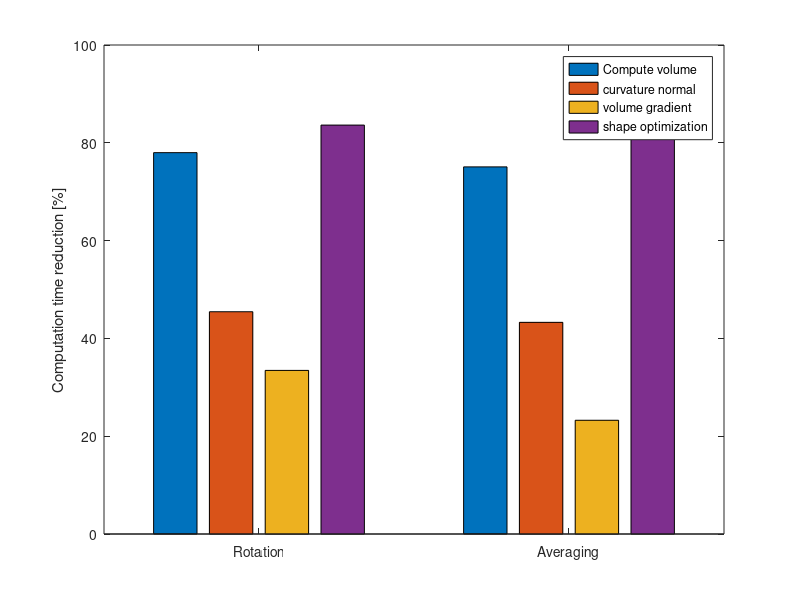

Write the MATLAB code that produced this figure.
data = zeros(2,4);
c_vol = [0.024706 0.112241; 0.023920 0.095977]; 
c=c_vol; data(:,1) = (c(:,2) - c(:,1))./c(:,2);

c_cur = [0.06 0.11; 7.6 13.4];
c=c_cur; data(:,2) = (c(:,2) - c(:,1))./c(:,2);

c_vol_grad = [0.0541 0.0813; 0.0683 0.0890];
c=c_vol_grad; data(:,3) = (c(:,2) - c(:,1))./c(:,2);

c_mass_grad = [0.132 0.806 ; 0.058  0.338];
c=c_mass_grad; data(:,4) = (c(:,2) - c(:,1))./c(:,2);

data = data*100;
%%
close all;
bar(data);
legend('Compute volume', 'curvature normal', 'volume gradient', 'shape optimization');
set(gca, 'XTickLabel', {'Rotation', 'Averaging'});
ylabel('Computation time reduction [%]');